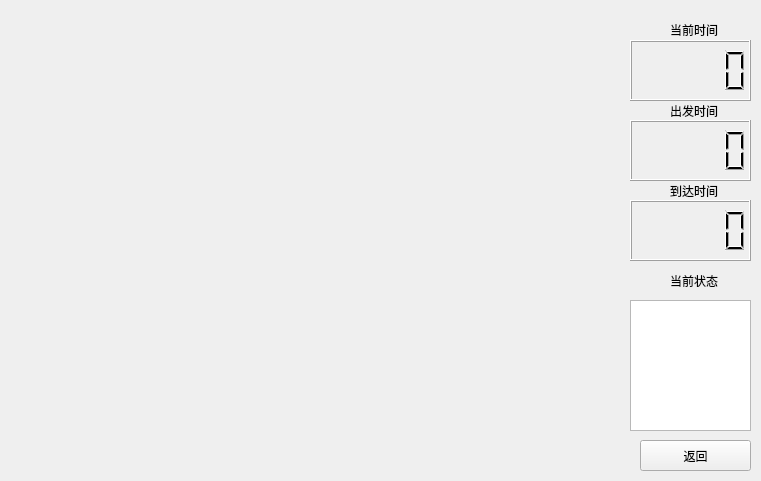
<?xml version="1.0" encoding="UTF-8"?>
<ui version="4.0">
 <class>TravelMap</class>
 <widget class="QWidget" name="TravelMap">
  <property name="geometry">
   <rect>
    <x>0</x>
    <y>0</y>
    <width>761</width>
    <height>481</height>
   </rect>
  </property>
  <property name="windowTitle">
   <string>Form</string>
  </property>
  <widget class="QListView" name="stateList">
   <property name="geometry">
    <rect>
     <x>630</x>
     <y>300</y>
     <width>121</width>
     <height>131</height>
    </rect>
   </property>
  </widget>
  <widget class="QPushButton" name="backBtn">
   <property name="geometry">
    <rect>
     <x>640</x>
     <y>440</y>
     <width>111</width>
     <height>31</height>
    </rect>
   </property>
   <property name="text">
    <string>返回</string>
   </property>
  </widget>
  <widget class="MyLabel" name="map">
   <property name="geometry">
    <rect>
     <x>0</x>
     <y>0</y>
     <width>611</width>
     <height>481</height>
    </rect>
   </property>
   <property name="styleSheet">
    <string notr="true">border-image: url(:/map.png);</string>
   </property>
   <property name="text">
    <string/>
   </property>
  </widget>
  <widget class="QLCDNumber" name="nowTime">
   <property name="geometry">
    <rect>
     <x>630</x>
     <y>40</y>
     <width>121</width>
     <height>61</height>
    </rect>
   </property>
  </widget>
  <widget class="QLabel" name="nowLabel">
   <property name="geometry">
    <rect>
     <x>670</x>
     <y>20</y>
     <width>71</width>
     <height>20</height>
    </rect>
   </property>
   <property name="text">
    <string>当前时间</string>
   </property>
  </widget>
  <widget class="QLCDNumber" name="startTime">
   <property name="geometry">
    <rect>
     <x>630</x>
     <y>120</y>
     <width>121</width>
     <height>61</height>
    </rect>
   </property>
  </widget>
  <widget class="QLCDNumber" name="arrTime">
   <property name="geometry">
    <rect>
     <x>630</x>
     <y>200</y>
     <width>121</width>
     <height>61</height>
    </rect>
   </property>
  </widget>
  <widget class="QLabel" name="startLabel">
   <property name="geometry">
    <rect>
     <x>670</x>
     <y>100</y>
     <width>51</width>
     <height>21</height>
    </rect>
   </property>
   <property name="text">
    <string>出发时间</string>
   </property>
  </widget>
  <widget class="QLabel" name="arrLabel">
   <property name="geometry">
    <rect>
     <x>670</x>
     <y>180</y>
     <width>71</width>
     <height>21</height>
    </rect>
   </property>
   <property name="text">
    <string>到达时间</string>
   </property>
  </widget>
  <widget class="QLabel" name="stateLabel">
   <property name="geometry">
    <rect>
     <x>670</x>
     <y>270</y>
     <width>61</width>
     <height>21</height>
    </rect>
   </property>
   <property name="text">
    <string>当前状态</string>
   </property>
  </widget>
  <widget class="QLabel" name="Haerbin">
   <property name="geometry">
    <rect>
     <x>510</x>
     <y>100</y>
     <width>20</width>
     <height>20</height>
    </rect>
   </property>
   <property name="styleSheet">
    <string notr="true">border-image: url(:/city.jpg);</string>
   </property>
   <property name="text">
    <string/>
   </property>
  </widget>
  <widget class="QLabel" name="Shenyang">
   <property name="geometry">
    <rect>
     <x>500</x>
     <y>150</y>
     <width>20</width>
     <height>20</height>
    </rect>
   </property>
   <property name="styleSheet">
    <string notr="true">border-image: url(:/city.jpg);</string>
   </property>
   <property name="text">
    <string/>
   </property>
  </widget>
  <widget class="QLabel" name="Changsha">
   <property name="geometry">
    <rect>
     <x>400</x>
     <y>340</y>
     <width>20</width>
     <height>20</height>
    </rect>
   </property>
   <property name="styleSheet">
    <string notr="true">border-image: url(:/city.jpg);</string>
   </property>
   <property name="text">
    <string/>
   </property>
  </widget>
  <widget class="QLabel" name="Shenzhen">
   <property name="geometry">
    <rect>
     <x>420</x>
     <y>410</y>
     <width>20</width>
     <height>20</height>
    </rect>
   </property>
   <property name="styleSheet">
    <string notr="true">border-image: url(:/city.jpg);</string>
   </property>
   <property name="text">
    <string/>
   </property>
  </widget>
  <widget class="QLabel" name="Guangzhou">
   <property name="geometry">
    <rect>
     <x>400</x>
     <y>400</y>
     <width>20</width>
     <height>20</height>
    </rect>
   </property>
   <property name="styleSheet">
    <string notr="true">border-image: url(:/city.jpg);</string>
   </property>
   <property name="text">
    <string/>
   </property>
  </widget>
  <widget class="QLabel" name="Chongqing">
   <property name="geometry">
    <rect>
     <x>330</x>
     <y>320</y>
     <width>20</width>
     <height>20</height>
    </rect>
   </property>
   <property name="styleSheet">
    <string notr="true">border-image: url(:/city.jpg);</string>
   </property>
   <property name="text">
    <string/>
   </property>
  </widget>
  <widget class="QLabel" name="Chengdu">
   <property name="geometry">
    <rect>
     <x>290</x>
     <y>320</y>
     <width>20</width>
     <height>20</height>
    </rect>
   </property>
   <property name="styleSheet">
    <string notr="true">border-image: url(:/city.jpg);</string>
   </property>
   <property name="text">
    <string/>
   </property>
  </widget>
  <widget class="QLabel" name="Shanghai">
   <property name="geometry">
    <rect>
     <x>490</x>
     <y>290</y>
     <width>20</width>
     <height>20</height>
    </rect>
   </property>
   <property name="styleSheet">
    <string notr="true">border-image: url(:/city.jpg);</string>
   </property>
   <property name="text">
    <string/>
   </property>
  </widget>
  <widget class="QLabel" name="Nanjing">
   <property name="geometry">
    <rect>
     <x>460</x>
     <y>280</y>
     <width>20</width>
     <height>20</height>
    </rect>
   </property>
   <property name="styleSheet">
    <string notr="true">border-image: url(:/city.jpg);</string>
   </property>
   <property name="text">
    <string/>
   </property>
  </widget>
  <widget class="QLabel" name="Wuhan">
   <property name="geometry">
    <rect>
     <x>410</x>
     <y>300</y>
     <width>20</width>
     <height>20</height>
    </rect>
   </property>
   <property name="styleSheet">
    <string notr="true">border-image: url(:/city.jpg);</string>
   </property>
   <property name="text">
    <string/>
   </property>
  </widget>
  <widget class="QLabel" name="Xian">
   <property name="geometry">
    <rect>
     <x>360</x>
     <y>250</y>
     <width>20</width>
     <height>20</height>
    </rect>
   </property>
   <property name="styleSheet">
    <string notr="true">border-image: url(:/city.jpg);</string>
   </property>
   <property name="text">
    <string/>
   </property>
  </widget>
  <widget class="QLabel" name="Jinan">
   <property name="geometry">
    <rect>
     <x>430</x>
     <y>230</y>
     <width>20</width>
     <height>20</height>
    </rect>
   </property>
   <property name="styleSheet">
    <string notr="true">border-image: url(:/city.jpg);</string>
   </property>
   <property name="text">
    <string/>
   </property>
  </widget>
  <widget class="QLabel" name="Shijiazhuang">
   <property name="geometry">
    <rect>
     <x>410</x>
     <y>210</y>
     <width>20</width>
     <height>20</height>
    </rect>
   </property>
   <property name="styleSheet">
    <string notr="true">border-image: url(:/city.jpg);</string>
   </property>
   <property name="text">
    <string/>
   </property>
  </widget>
  <widget class="QLabel" name="Tianjin">
   <property name="geometry">
    <rect>
     <x>440</x>
     <y>200</y>
     <width>20</width>
     <height>20</height>
    </rect>
   </property>
   <property name="styleSheet">
    <string notr="true">border-image: url(:/city.jpg);</string>
   </property>
   <property name="text">
    <string/>
   </property>
  </widget>
  <widget class="QLabel" name="Beijing">
   <property name="geometry">
    <rect>
     <x>430</x>
     <y>180</y>
     <width>20</width>
     <height>20</height>
    </rect>
   </property>
   <property name="styleSheet">
    <string notr="true">border-image: url(:/city.jpg);</string>
   </property>
   <property name="text">
    <string/>
   </property>
  </widget>
 </widget>
 <customwidgets>
  <customwidget>
   <class>MyLabel</class>
   <extends>QLabel</extends>
   <header>travelmap.h</header>
  </customwidget>
 </customwidgets>
 <resources/>
 <connections/>
</ui>
